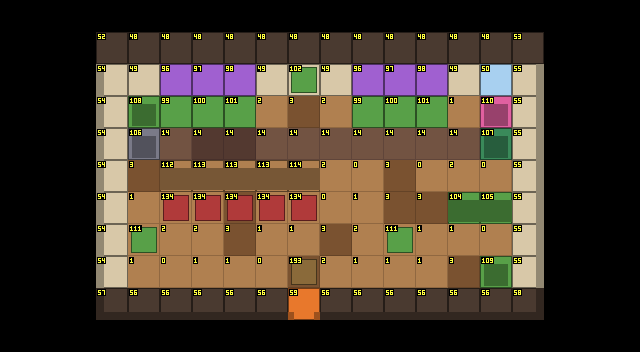

A level layout from a 2D game, rendered from its tile map. Below: a short description, then the map file with its tile-grid data intact:
An orthogonal 20x11 tile map with 32x32 px tiles, 4 tile layers (Sol, Decor, Murs, Dessus) and 4 objects (Sortie, Spawn, Article, PNJ).

<map version="1.10" tiledversion="1.12.2" orientation="orthogonal" renderorder="right-down" width="20" height="11" tilewidth="32" tileheight="32" infinite="0" nextlayerid="6" nextobjectid="5">
 <properties>
  <property name="camera" value="ecran" />
 </properties>
 <tileset firstgid="1" source="../tilesets/interieurs.tsx" />
 <layer id="1" name="Sol" width="20" height="11">
  <data encoding="csv">
0,0,0,0,0,0,0,0,0,0,0,0,0,0,0,0,0,0,0,0,
0,0,0,0,0,0,0,0,0,0,0,0,0,0,0,0,0,0,0,0,
0,0,0,4,3,1,1,4,4,1,1,1,2,4,3,2,2,0,0,0,
0,0,0,2,4,2,1,2,3,4,3,2,2,1,2,4,1,0,0,0,
0,0,0,4,1,1,4,4,3,3,2,1,1,3,3,1,3,0,0,0,
0,0,0,4,4,1,1,3,1,3,3,1,4,1,3,1,1,0,0,0,
0,0,0,4,2,1,3,4,1,2,1,2,4,4,2,2,3,0,0,0,
0,0,0,1,2,3,3,4,2,2,4,3,1,2,2,1,1,0,0,0,
0,0,0,4,2,1,2,2,1,4,3,2,2,2,4,2,3,0,0,0,
0,0,0,1,4,1,1,1,3,2,2,1,2,1,2,4,1,0,0,0,
0,0,0,0,0,0,0,0,0,0,0,0,0,0,0,0,0,0,0,0
</data>
 </layer>
 <layer id="2" name="Decor" width="20" height="11">
  <data encoding="csv">
0,0,0,0,0,0,0,0,0,0,0,0,0,0,0,0,0,0,0,0,
0,0,0,0,0,0,0,0,0,0,0,0,0,0,0,0,0,0,0,0,
0,0,0,0,0,0,0,0,0,0,0,0,0,0,0,0,0,0,0,0,
0,0,0,0,0,0,0,0,0,0,0,0,0,0,0,0,0,0,0,0,
0,0,0,0,0,15,15,15,15,15,15,15,15,15,15,0,0,0,0,0,
0,0,0,0,0,0,0,0,0,0,0,0,0,0,0,0,0,0,0,0,
0,0,0,0,0,135,135,135,135,135,0,0,0,0,0,0,0,0,0,0,
0,0,0,0,112,0,0,0,0,0,0,0,112,0,0,0,0,0,0,0,
0,0,0,0,0,0,0,0,0,194,0,0,0,0,0,0,0,0,0,0,
0,0,0,0,0,0,0,0,0,0,0,0,0,0,0,0,0,0,0,0,
0,0,0,0,0,0,0,0,0,0,0,0,0,0,0,0,0,0,0,0
</data>
 </layer>
 <layer id="3" name="Murs" width="20" height="11">
  <data encoding="csv">
0,0,0,0,0,0,0,0,0,0,0,0,0,0,0,0,0,0,0,0,
0,0,0,53,49,49,49,49,49,49,49,49,49,49,49,49,54,0,0,0,
0,0,0,55,50,97,98,99,50,50,50,97,98,99,50,51,56,0,0,0,
0,0,0,55,109,100,101,102,0,0,0,100,101,102,0,111,56,0,0,0,
0,0,0,55,107,0,0,0,0,0,0,0,0,0,0,108,56,0,0,0,
0,0,0,55,0,113,114,114,114,115,0,0,0,0,0,0,56,0,0,0,
0,0,0,55,0,0,0,0,0,0,0,0,0,0,105,106,56,0,0,0,
0,0,0,55,0,0,0,0,0,0,0,0,0,0,0,0,56,0,0,0,
0,0,0,55,0,0,0,0,0,0,0,0,0,0,0,110,56,0,0,0,
0,0,0,58,57,57,57,57,57,60,57,57,57,57,57,57,59,0,0,0,
0,0,0,0,0,0,0,0,0,0,0,0,0,0,0,0,0,0,0,0
</data>
 </layer>
 <objectgroup id="4" name="Objets">
  <object id="1" type="Sortie" x="288" y="288" width="32" height="32">
   <properties>
    <property name="cible_carte" value="res://scenes/rooms/village_room.tscn" />
    <property name="cible_spawn" value="depuis_herboristerie" />
    <property name="godot_node_type" value="area" />
   </properties>
  </object>
  <object id="2" type="Spawn" x="304" y="272">
   <properties>
    <property name="id" value="depuis_village" />
   </properties>
   <point />
  </object>
  <object id="3" type="Article" x="208" y="176">
   <properties>
    <property name="id" value="herboristerie_coeur" />
    <property name="contenu" value="coeur" />
    <property name="prix" type="int" value="10" />
    <property name="vendeur" value="PNJ_HULDA" />
   </properties>
   <point />
  </object>
  <object id="4" type="PNJ" x="368" y="176">
   <properties>
    <property name="id" value="hulda" />
    <property name="direction" value="down" />
   </properties>
   <point />
  </object>
 </objectgroup>
 <layer id="5" name="Dessus" width="20" height="11">
  <data encoding="csv">
0,0,0,0,0,0,0,0,0,0,0,0,0,0,0,0,0,0,0,0,
0,0,0,0,0,0,0,0,0,0,0,0,0,0,0,0,0,0,0,0,
0,0,0,0,0,0,0,0,0,103,0,0,0,0,0,0,0,0,0,0,
0,0,0,0,0,0,0,0,0,0,0,0,0,0,0,0,0,0,0,0,
0,0,0,0,0,0,0,0,0,0,0,0,0,0,0,0,0,0,0,0,
0,0,0,0,0,0,0,0,0,0,0,0,0,0,0,0,0,0,0,0,
0,0,0,0,0,0,0,0,0,0,0,0,0,0,0,0,0,0,0,0,
0,0,0,0,0,0,0,0,0,0,0,0,0,0,0,0,0,0,0,0,
0,0,0,0,0,0,0,0,0,0,0,0,0,0,0,0,0,0,0,0,
0,0,0,0,0,0,0,0,0,0,0,0,0,0,0,0,0,0,0,0,
0,0,0,0,0,0,0,0,0,0,0,0,0,0,0,0,0,0,0,0
</data>
 </layer>
</map>
